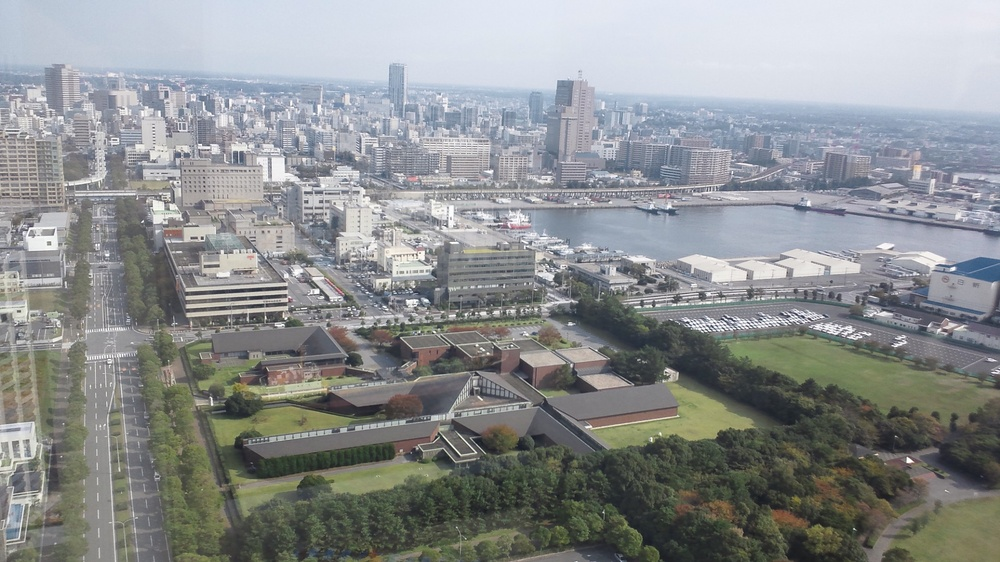
#> input picture chapter4/src.JPG, 1000 x 562 px, shrunk from 1920 x 1080 before the run
$ jupyter execute --allow-errors 'Start and Chapter4.ipynb'   (shell and % lines are left out)
#> lines starting #> are read from the running program, lines starting #| are printed output that depends on the picture
# The notebook of Digital Image Processing
This note is base on「ディジタル画像処理 DIGITAL IMAGE PROSESSING」by CG-ARTS協会
By implementing the contents written in the book titled "Digital Image Processing" with opencv, I will deepen my understanding of image processing.

## import libs

[cell 1]
import cv2
import numpy as np
import matplotlib.pyplot as plt

## load and display images

[cell 2]
img = cv2.imread('src.JPG')
#> img is the input picture: shape (562, 1000, 3); mean B, G, R 143.3, 142.8, 139.8
plt.imshow(img)

Something strange...
Opencv treats the color space of the image as BGR, but matplotlib treats as RGB.
So I define the original function for this notebook.

[cell 3]
def showClrImg(img):
    dst = np.copy(img)
    dst = cv2.cvtColor(dst, cv2.COLOR_BGR2RGB)
    plt.imshow(dst)

[cell 4]
showClrImg(img)

## 4-1 convert intensity and contrast (明るさ・コントラストの変換)
Let's convert images intensity and contrast.

## 4-1-1 tone curve
In order to change the density of the digital image, it is advisable to convert each pixel value of the image with a gradation conversion function.
Tone curve is graph of gradation conversion function.

[cell 5]
# I use sigmoid function as a gradation conversion function
def sigmoid(x):
    return 255 / (1 + np.exp(-0.03*(x-128)) ) + 0.5

[cell 6]
x = np.arange(0,256)

[cell 7]
fx=sigmoid(x)

[cell 8]
plt.plot(x)
plt.plot(fx)
#> figure, not shown here; curve peaks at x = 255, y = 255; curve peaks at x = 255, y = 250

[cell 9]
gray=cv2.cvtColor(img,cv2.COLOR_BGR2GRAY)
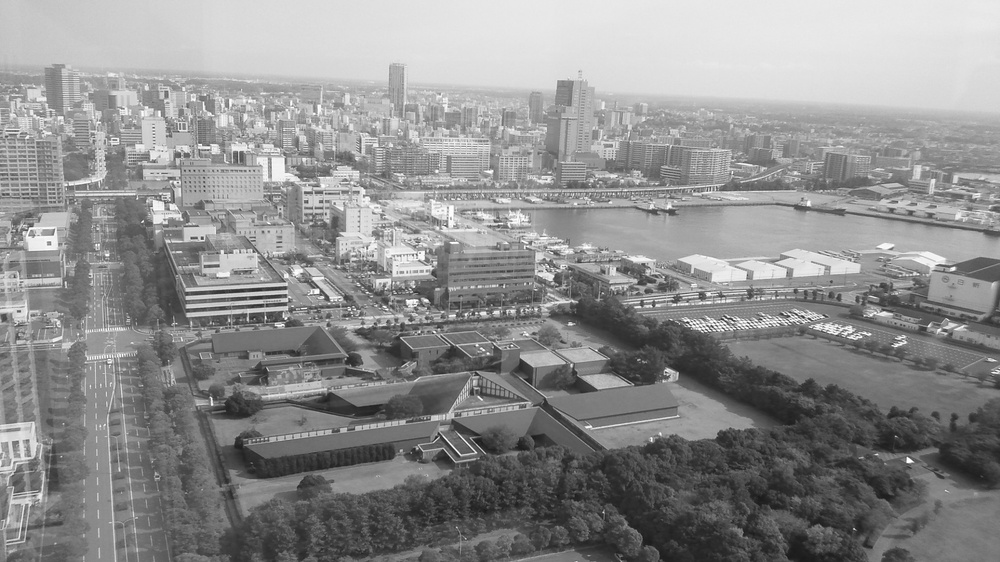
#> gray: shape (562, 1000); min 21, max 255, mean 142
fGray=sigmoid(gray)
#> in sigmoid (call 2), `return 255 / (1 + np.exp(-0.03*(x-128)) ) + 0.5`:
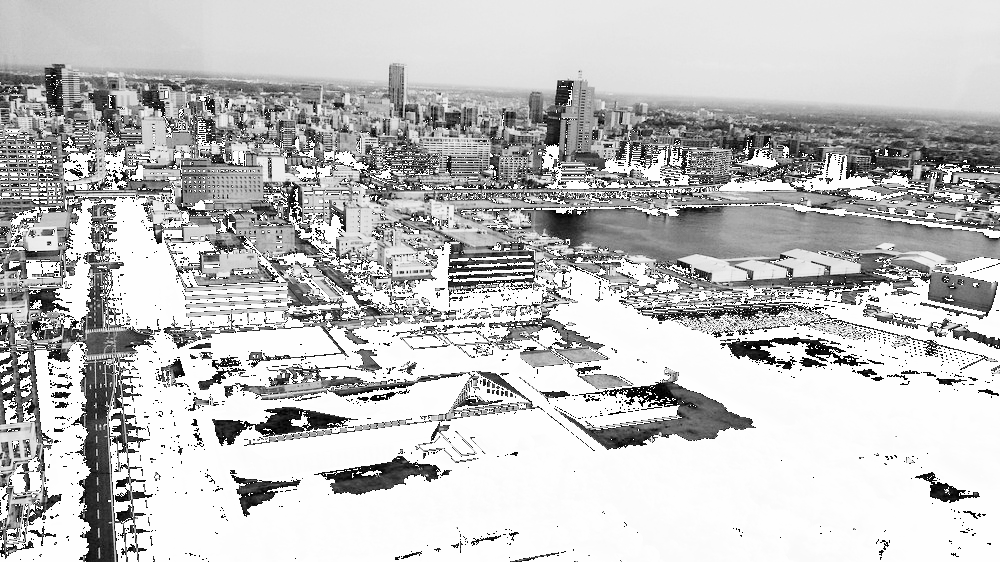
#> returned value: shape (562, 1000) float64; min 128, max 255.4, mean 224.6; drawn with min black and max white

[cell 10]
plt.gray()
plt.imshow(gray)

[cell 11]
plt.gray()
plt.imshow(fGray.astype(int))
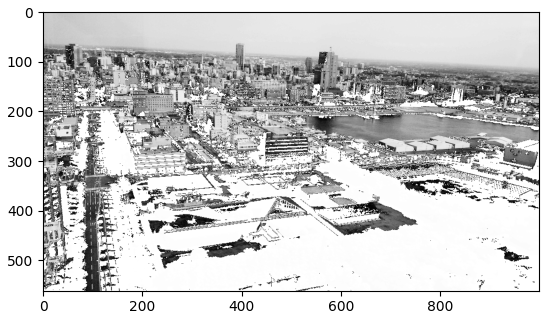
#> figure drawn by matplotlib, 1 panel

Well, the dark part of the image should be darker, but it is whiter.
Something wrong.

[cell 12]
np.min(fGray)
#> Out = 128

[cell 13]
gray.dtype

Okay.The data type of image is unsigned int.
But the sigmoid function can be minus.

[cell 14]
gray=cv2.cvtColor(img,cv2.COLOR_BGR2GRAY)
fGray=sigmoid(gray.astype(int))
plt.imshow(fGray.astype(int))

# 4-1-2 Polygonal Tone Curve

[cell 15]
def polygonal(x):
    return np.minimum(x*2,255)

[cell 16]
plt.plot(x)
plt.plot(polygonal(x))
#> figure, not shown here; curve peaks at x = 255, y = 255; curve peaks at x = 128, y = 255

[cell 17]
fGray=polygonal(gray.astype(int))
#> in polygonal (call 2), `return np.minimum(x*2,255)`:
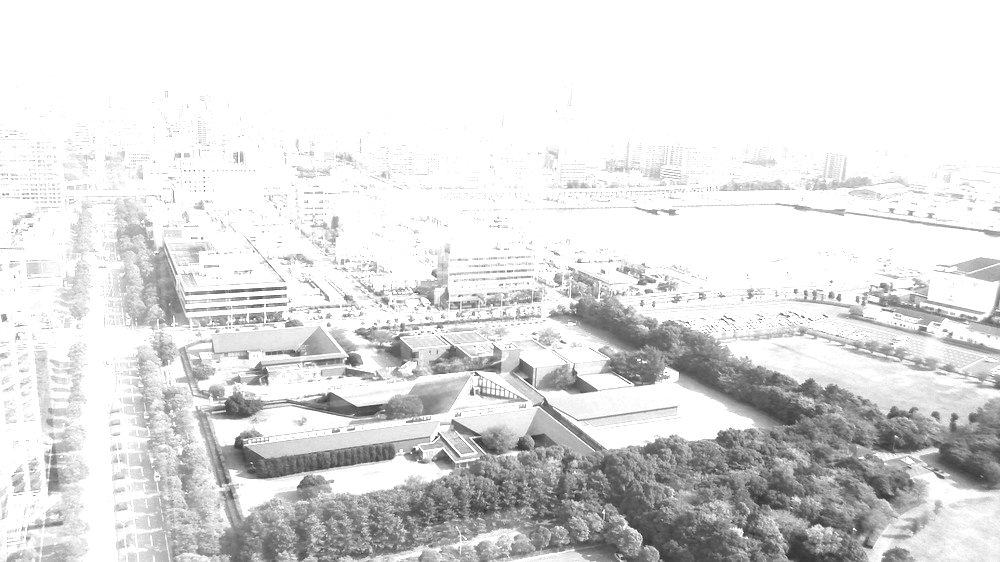
#> returned value: shape (562, 1000) int64; min 42, max 255, mean 222.6
plt.imshow(fGray.astype(int))

## 4-1-3 Exponentiation type curve

[cell 18]
def ExpCurve(x):
    return 255*(x/255)**(1/0.5)

[cell 19]
plt.plot(x)
plt.plot(ExpCurve(x))
#> figure, not shown here; curve peaks at x = 255, y = 255; curve peaks at x = 255, y = 255

[cell 20]
fGray=ExpCurve(gray.astype(int))
#> in ExpCurve (call 2), `return 255*(x/255)**(1/0.5)`:
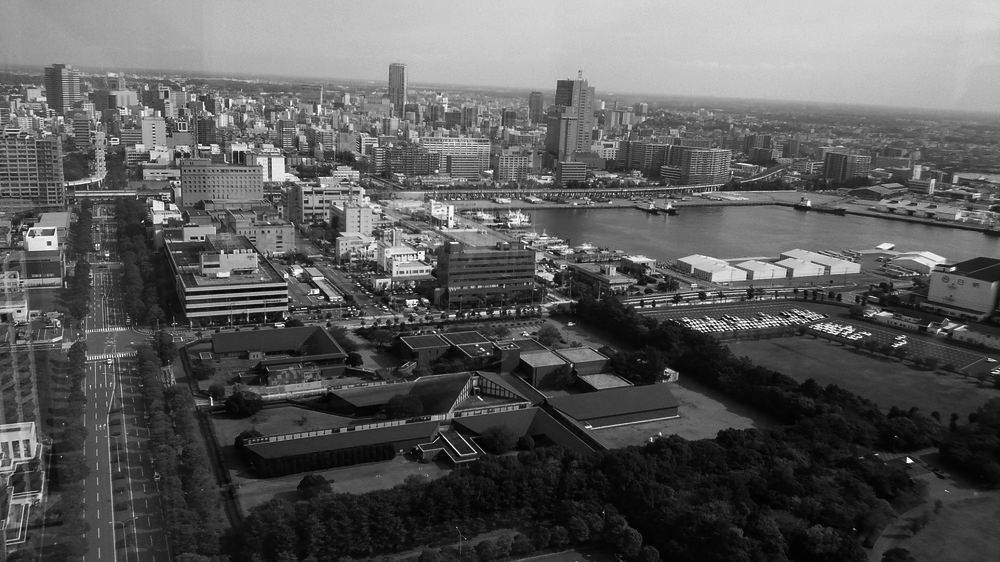
#> returned value: shape (562, 1000) float64; min 1.73, max 255, mean 90.8
plt.imshow(fGray.astype(int))
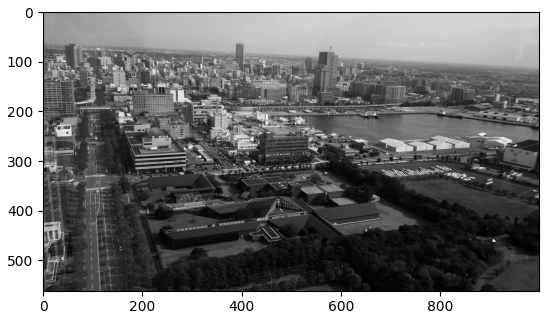
#> figure drawn by matplotlib, 1 panel

## 4-1-4 S-curve
Okay,I already implemet this on 4-1-1.I can skip this chapter.

## 4-1-5 Histgram equalization
I have used the tone curve so far to change the density of the image.
However, what type of tone curve should be used depends on the image.
Therefore, try to increase the contrast of the image automatically from the histogram of the image.

At first,I calculate the histogram of image.

[cell 21]
def calcHistogram(src):
    hist=np.zeros(256)
    im = src.flatten()
    for p in im:
        hist[p]=hist[p]+1
#> this loop made 562000 passes
#> p on passes 1 to 3: 197, 198, 200
#> after the loop, hist = 256 values, max 7178 at index 231, min 0 at index 0, mean 2195.3
    return hist

[cell 22]
h=calcHistogram(gray)
#> h has the same summary as hist in calcHistogram
plt.plot(h)
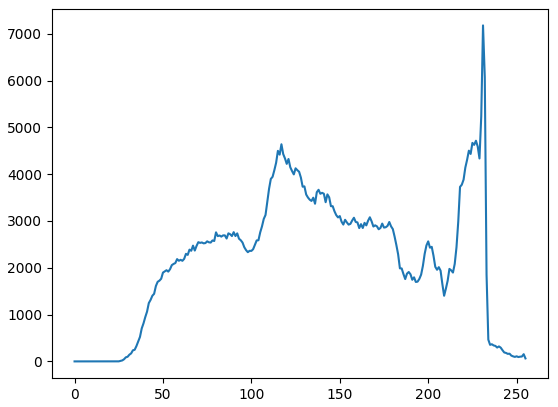
#> figure drawn by matplotlib, 1 panel; curve peaks at x = 231, y = 7178

I'll flatten this histgram.
So I have to define the tone table for flatten.

[cell 23]
def calcFlattenTable(histogram):
    pxNum=sum(histogram)
#> pxNum = 562000
    scale=pxNum/256
#> scale = 2195.3
    table=np.zeros_like(histogram)
#> table = 256 values from 0 to 0
    total=0
    i=1
    for h in range(len(histogram)):
        total += histogram[h]
        while total > scale*i:
            i=i+1
        table[h]=i-1
#> this loop made 256 passes
#> total on passes 1 to 3: 0, 0, 0
#> after the loop, i = 256; table = 256 values from 0 to 255; total = 562000
    return table

[cell 24]
table=calcFlattenTable(h)
#> table = 256 values from 0 to 255
plt.plot(table)
#> figure, not shown here; curve peaks at x = 240, y = 255

#> (a cell that did not finish here is left out)

[cell 26]
fGray=table[gray.astype(int)]
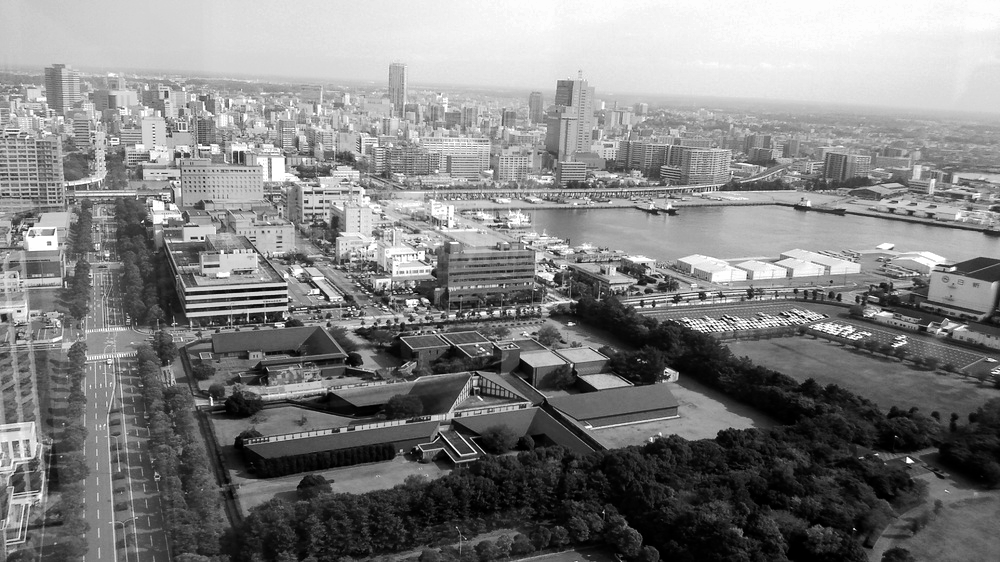
#> fGray: shape (562, 1000) float64; min 0, max 255, mean 128.2
plt.imshow(fGray.astype(int))
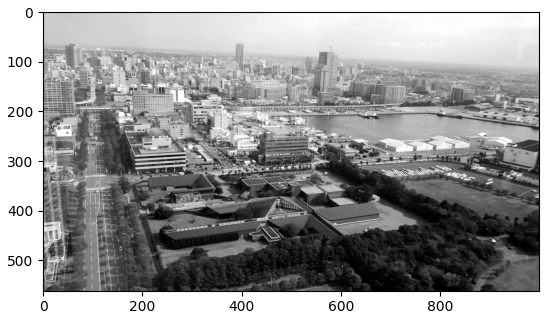
#> figure drawn by matplotlib, 1 panel

[cell 27]
h=calcHistogram(fGray.astype(int))
#> the loop in calcHistogram (call 2), `for p in im:` made 562000 passes
#> p on passes 1 to 3: 201, 202, 205
#> h = 256 values, max 7927 at index 253, min 0 at index 28, mean 2195.3
plt.plot(h)
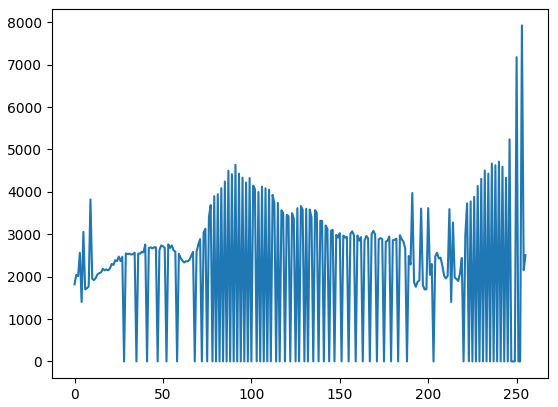
#> figure drawn by matplotlib, 1 panel; curve peaks at x = 253, y = 7927
